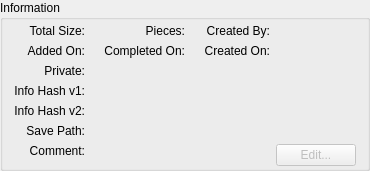
            <widget class="QGroupBox" name="groupInfosBox">
             <property name="title">
              <string>Information</string>
             </property>
             <layout class="QGridLayout" name="gridLayout">
              <property name="topMargin">
               <number>4</number>
              </property>
              <property name="bottomMargin">
               <number>2</number>
              </property>
              <item row="0" column="0">
               <widget class="QLabel" name="labelTotalSize">
                <property name="sizePolicy">
                 <sizepolicy hsizetype="Minimum" vsizetype="Preferred">
                  <horstretch>0</horstretch>
                  <verstretch>0</verstretch>
                 </sizepolicy>
                </property>
                <property name="text">
                 <string>Total Size:</string>
                </property>
                <property name="alignment">
                 <set>Qt::AlignmentFlag::AlignRight|Qt::AlignmentFlag::AlignTrailing|Qt::AlignmentFlag::AlignVCenter</set>
                </property>
               </widget>
              </item>
              <item row="0" column="1">
               <widget class="QLabel" name="labelTotalSizeVal">
                <property name="sizePolicy">
                 <sizepolicy hsizetype="Expanding" vsizetype="Preferred">
                  <horstretch>0</horstretch>
                  <verstretch>0</verstretch>
                 </sizepolicy>
                </property>
                <property name="textFormat">
                 <enum>Qt::TextFormat::PlainText</enum>
                </property>
               </widget>
              </item>
              <item row="0" column="2">
               <widget class="QLabel" name="labelTotalPieces">
                <property name="sizePolicy">
                 <sizepolicy hsizetype="Minimum" vsizetype="Preferred">
                  <horstretch>0</horstretch>
                  <verstretch>0</verstretch>
                 </sizepolicy>
                </property>
                <property name="text">
                 <string>Pieces:</string>
                </property>
                <property name="alignment">
                 <set>Qt::AlignmentFlag::AlignRight|Qt::AlignmentFlag::AlignTrailing|Qt::AlignmentFlag::AlignVCenter</set>
                </property>
               </widget>
              </item>
              <item row="0" column="3">
               <widget class="QLabel" name="labelTotalPiecesVal">
                <property name="sizePolicy">
                 <sizepolicy hsizetype="Expanding" vsizetype="Preferred">
                  <horstretch>0</horstretch>
                  <verstretch>0</verstretch>
                 </sizepolicy>
                </property>
                <property name="textFormat">
                 <enum>Qt::TextFormat::PlainText</enum>
                </property>
               </widget>
              </item>
              <item row="0" column="4">
               <widget class="QLabel" name="labelCreatedBy">
                <property name="sizePolicy">
                 <sizepolicy hsizetype="Minimum" vsizetype="Preferred">
                  <horstretch>0</horstretch>
                  <verstretch>0</verstretch>
                 </sizepolicy>
                </property>
                <property name="text">
                 <string>Created By:</string>
                </property>
                <property name="alignment">
                 <set>Qt::AlignmentFlag::AlignRight|Qt::AlignmentFlag::AlignTrailing|Qt::AlignmentFlag::AlignVCenter</set>
                </property>
               </widget>
              </item>
              <item row="0" column="5">
               <widget class="QLabel" name="labelCreatedByVal">
                <property name="sizePolicy">
                 <sizepolicy hsizetype="Expanding" vsizetype="Preferred">
                  <horstretch>0</horstretch>
                  <verstretch>0</verstretch>
                 </sizepolicy>
                </property>
                <property name="textFormat">
                 <enum>Qt::TextFormat::PlainText</enum>
                </property>
               </widget>
              </item>
              <item row="1" column="0">
               <widget class="QLabel" name="labelAddedOn">
                <property name="sizePolicy">
                 <sizepolicy hsizetype="Minimum" vsizetype="Preferred">
                  <horstretch>0</horstretch>
                  <verstretch>0</verstretch>
                 </sizepolicy>
                </property>
                <property name="text">
                 <string>Added On:</string>
                </property>
                <property name="alignment">
                 <set>Qt::AlignmentFlag::AlignRight|Qt::AlignmentFlag::AlignTrailing|Qt::AlignmentFlag::AlignVCenter</set>
                </property>
               </widget>
              </item>
              <item row="1" column="1">
               <widget class="QLabel" name="labelAddedOnVal">
                <property name="sizePolicy">
                 <sizepolicy hsizetype="Expanding" vsizetype="Preferred">
                  <horstretch>0</horstretch>
                  <verstretch>0</verstretch>
                 </sizepolicy>
                </property>
                <property name="textFormat">
                 <enum>Qt::TextFormat::PlainText</enum>
                </property>
               </widget>
              </item>
              <item row="1" column="2">
               <widget class="QLabel" name="labelCompletedOn">
                <property name="sizePolicy">
                 <sizepolicy hsizetype="Minimum" vsizetype="Preferred">
                  <horstretch>0</horstretch>
                  <verstretch>0</verstretch>
                 </sizepolicy>
                </property>
                <property name="text">
                 <string>Completed On:</string>
                </property>
                <property name="alignment">
                 <set>Qt::AlignmentFlag::AlignRight|Qt::AlignmentFlag::AlignTrailing|Qt::AlignmentFlag::AlignVCenter</set>
                </property>
               </widget>
              </item>
              <item row="1" column="3">
               <widget class="QLabel" name="labelCompletedOnVal">
                <property name="sizePolicy">
                 <sizepolicy hsizetype="Expanding" vsizetype="Preferred">
                  <horstretch>0</horstretch>
                  <verstretch>0</verstretch>
                 </sizepolicy>
                </property>
                <property name="textFormat">
                 <enum>Qt::TextFormat::PlainText</enum>
                </property>
               </widget>
              </item>
              <item row="1" column="4">
               <widget class="QLabel" name="labelCreatedOn">
                <property name="sizePolicy">
                 <sizepolicy hsizetype="Minimum" vsizetype="Preferred">
                  <horstretch>0</horstretch>
                  <verstretch>0</verstretch>
                 </sizepolicy>
                </property>
                <property name="text">
                 <string>Created On:</string>
                </property>
                <property name="alignment">
                 <set>Qt::AlignmentFlag::AlignRight|Qt::AlignmentFlag::AlignTrailing|Qt::AlignmentFlag::AlignVCenter</set>
                </property>
               </widget>
              </item>
              <item row="1" column="5">
               <widget class="QLabel" name="labelCreatedOnVal">
                <property name="sizePolicy">
                 <sizepolicy hsizetype="Expanding" vsizetype="Preferred">
                  <horstretch>0</horstretch>
                  <verstretch>0</verstretch>
                 </sizepolicy>
                </property>
                <property name="textFormat">
                 <enum>Qt::TextFormat::PlainText</enum>
                </property>
               </widget>
              </item>
              <item row="2" column="0">
               <widget class="QLabel" name="labelPrivate">
                <property name="sizePolicy">
                 <sizepolicy hsizetype="Minimum" vsizetype="Preferred">
                  <horstretch>0</horstretch>
                  <verstretch>0</verstretch>
                 </sizepolicy>
                </property>
                <property name="text">
                 <string>Private:</string>
                </property>
                <property name="alignment">
                 <set>Qt::AlignmentFlag::AlignRight|Qt::AlignmentFlag::AlignTrailing|Qt::AlignmentFlag::AlignVCenter</set>
                </property>
               </widget>
              </item>
              <item row="2" column="1" colspan="5">
               <widget class="QLabel" name="labelPrivateVal">
                <property name="sizePolicy">
                 <sizepolicy hsizetype="Expanding" vsizetype="Preferred">
                  <horstretch>0</horstretch>
                  <verstretch>0</verstretch>
                 </sizepolicy>
                </property>
                <property name="textFormat">
                 <enum>Qt::TextFormat::PlainText</enum>
                </property>
                <property name="textInteractionFlags">
                 <set>Qt::TextInteractionFlag::TextSelectableByMouse</set>
                </property>
               </widget>
              </item>
              <item row="3" column="0">
               <widget class="QLabel" name="labelInfohash1">
                <property name="sizePolicy">
                 <sizepolicy hsizetype="Minimum" vsizetype="Preferred">
                  <horstretch>0</horstretch>
                  <verstretch>0</verstretch>
                 </sizepolicy>
                </property>
                <property name="text">
                 <string>Info Hash v1:</string>
                </property>
                <property name="alignment">
                 <set>Qt::AlignmentFlag::AlignRight|Qt::AlignmentFlag::AlignTrailing|Qt::AlignmentFlag::AlignVCenter</set>
                </property>
               </widget>
              </item>
              <item row="3" column="1" colspan="5">
               <widget class="QLabel" name="labelInfohash1Val">
                <property name="sizePolicy">
                 <sizepolicy hsizetype="Expanding" vsizetype="Preferred">
                  <horstretch>0</horstretch>
                  <verstretch>0</verstretch>
                 </sizepolicy>
                </property>
                <property name="textFormat">
                 <enum>Qt::TextFormat::PlainText</enum>
                </property>
                <property name="textInteractionFlags">
                 <set>Qt::TextInteractionFlag::TextSelectableByMouse</set>
                </property>
               </widget>
              </item>
              <item row="4" column="0">
               <widget class="QLabel" name="labelInfohash2">
                <property name="sizePolicy">
                 <sizepolicy hsizetype="Minimum" vsizetype="Preferred">
                  <horstretch>0</horstretch>
                  <verstretch>0</verstretch>
                 </sizepolicy>
                </property>
                <property name="text">
                 <string>Info Hash v2:</string>
                </property>
                <property name="alignment">
                 <set>Qt::AlignmentFlag::AlignRight|Qt::AlignmentFlag::AlignTrailing|Qt::AlignmentFlag::AlignVCenter</set>
                </property>
               </widget>
              </item>
              <item row="4" column="1" colspan="5">
               <widget class="QLabel" name="labelInfohash2Val">
                <property name="sizePolicy">
                 <sizepolicy hsizetype="Expanding" vsizetype="Preferred">
                  <horstretch>0</horstretch>
                  <verstretch>0</verstretch>
                 </sizepolicy>
                </property>
                <property name="textFormat">
                 <enum>Qt::TextFormat::PlainText</enum>
                </property>
                <property name="textInteractionFlags">
                 <set>Qt::TextInteractionFlag::TextSelectableByMouse</set>
                </property>
               </widget>
              </item>
              <item row="5" column="0">
               <widget class="QLabel" name="labelSavePath">
                <property name="sizePolicy">
                 <sizepolicy hsizetype="Minimum" vsizetype="Preferred">
                  <horstretch>0</horstretch>
                  <verstretch>0</verstretch>
                 </sizepolicy>
                </property>
                <property name="text">
                 <string>Save Path:</string>
                </property>
                <property name="alignment">
                 <set>Qt::AlignmentFlag::AlignRight|Qt::AlignmentFlag::AlignTop|Qt::AlignmentFlag::AlignTrailing</set>
                </property>
               </widget>
              </item>
              <item row="5" column="1" colspan="5">
               <widget class="QLabel" name="labelSavePathVal">
                <property name="sizePolicy">
                 <sizepolicy hsizetype="Expanding" vsizetype="Preferred">
                  <horstretch>0</horstretch>
                  <verstretch>0</verstretch>
                 </sizepolicy>
                </property>
                <property name="textFormat">
                 <enum>Qt::TextFormat::PlainText</enum>
                </property>
                <property name="wordWrap">
                 <bool>true</bool>
                </property>
                <property name="textInteractionFlags">
                 <set>Qt::TextInteractionFlag::TextSelectableByMouse</set>
                </property>
               </widget>
              </item>
              <item row="6" column="0">
               <widget class="QLabel" name="labelComment">
                <property name="sizePolicy">
                 <sizepolicy hsizetype="Minimum" vsizetype="Preferred">
                  <horstretch>0</horstretch>
                  <verstretch>0</verstretch>
                 </sizepolicy>
                </property>
                <property name="text">
                 <string>Comment:</string>
                </property>
                <property name="alignment">
                 <set>Qt::AlignmentFlag::AlignRight|Qt::AlignmentFlag::AlignTop|Qt::AlignmentFlag::AlignTrailing</set>
                </property>
               </widget>
              </item>
              <item row="6" column="1" colspan="4">
               <widget class="QLabel" name="labelCommentVal">
                <property name="sizePolicy">
                 <sizepolicy hsizetype="Expanding" vsizetype="Expanding">
                  <horstretch>0</horstretch>
                  <verstretch>0</verstretch>
                 </sizepolicy>
                </property>
                <property name="textFormat">
                 <enum>Qt::TextFormat::RichText</enum>
                </property>
                <property name="alignment">
                 <set>Qt::AlignmentFlag::AlignLeading|Qt::AlignmentFlag::AlignLeft|Qt::AlignmentFlag::AlignTop</set>
                </property>
                <property name="wordWrap">
                 <bool>true</bool>
                </property>
                <property name="openExternalLinks">
                 <bool>true</bool>
                </property>
                <property name="textInteractionFlags">
                 <set>Qt::TextInteractionFlag::TextBrowserInteraction</set>
                </property>
                <property name="openLinks" stdset="0">
                 <bool>true</bool>
                </property>
               </widget>
              </item>
              <item row="6" column="5" alignment="Qt::AlignmentFlag::AlignTop|Qt::AlignmentFlag::AlignRight">
               <widget class="QPushButton" name="editCommentButton">
                <property name="enabled">
                 <bool>false</bool>
                </property>
                <property name="text">
                 <string>Edit...</string>
                </property>
               </widget>
              </item>
             </layout>
            </widget>
